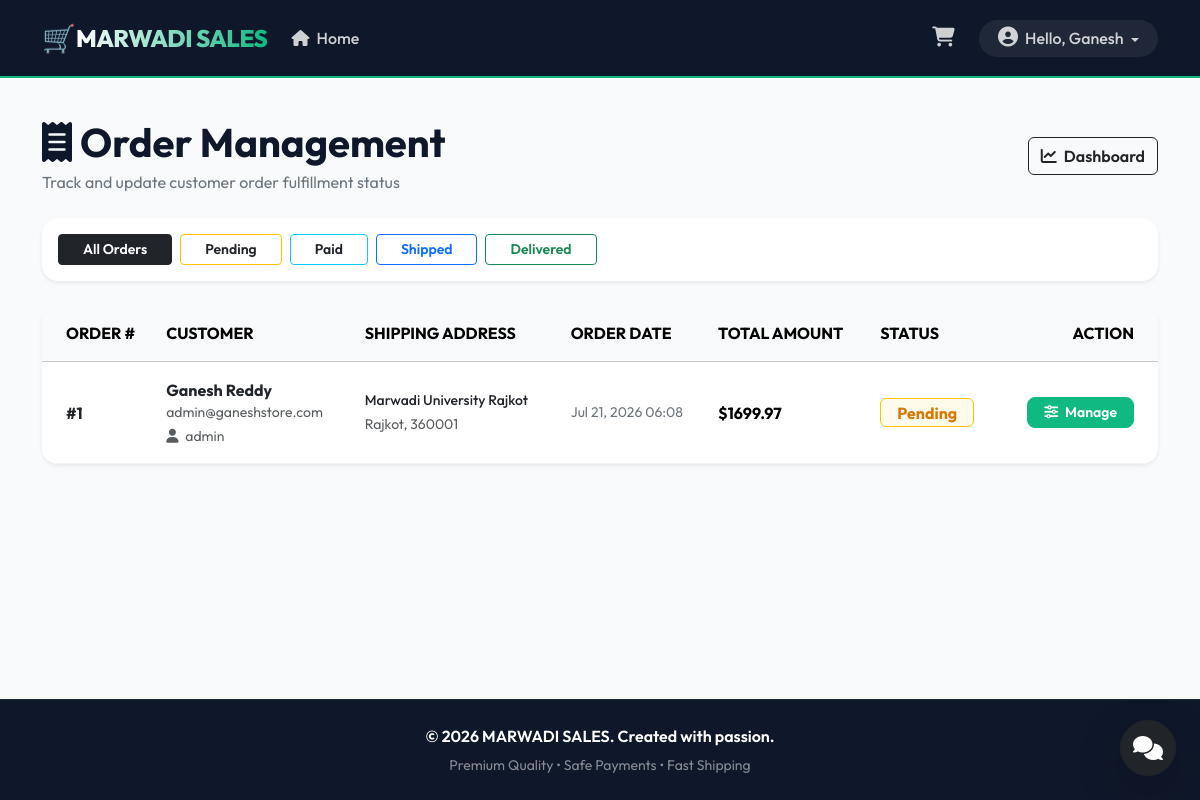
The app's page /staff/orders/ (signed in), older data.
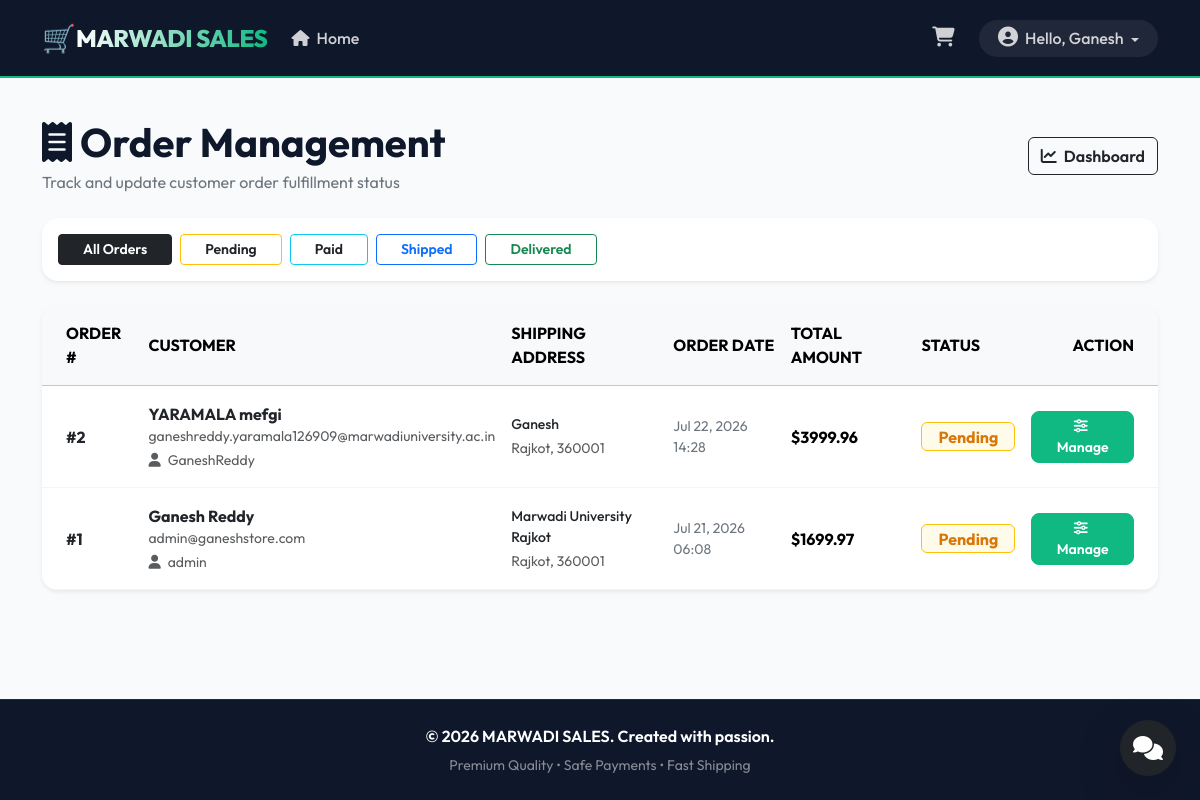
The same page, newer data.
### orders/models.py (models this page shows, shortened)
class Order(models.Model):
    STATUS_CHOICES = (
        ('Pending', 'Pending'),
        ('Paid', 'Paid'),
        ('Shipped', 'Shipped'),
        ('Delivered', 'Delivered'),
        ('Cancelled', 'Cancelled'),
    )
    user = models.ForeignKey(User, on_delete=models.CASCADE, related_name='orders', null=True, blank=True)
    first_name = models.CharField(max_length=50)
    last_name = models.CharField(max_length=50)
    email = models.EmailField()
    address = models.CharField(max_length=250)
    postal_code = models.CharField(max_length=20)
    city = models.CharField(max_length=100)
    created_at = models.DateTimeField(auto_now_add=True)
    updated_at = models.DateTimeField(auto_now=True)
    status = models.CharField(max_length=20, choices=STATUS_CHOICES, default='Pending')
    total_price = models.DecimalField(max_digits=10, decimal_places=2, default=0.00)

### staff/views.py (the view)
# urls.py: path('orders/', views.staff_order_list, name='order_list'),
@user_passes_test(is_staff_check, login_url='accounts:login')
def staff_order_list(request):
    orders = Order.objects.all().order_by('-created_at')
    status_filter = request.GET.get('status')
    if status_filter in ['Pending', 'Paid', 'Shipped', 'Delivered']:
        orders = orders.filter(status=status_filter)
    return render(request, 'staff/order_list.html', {
        'orders': orders,
        'status_filter': status_filter,
    })

### cart/context_processors.py (called while the page is built)
def cart_total_items(request):
    if request.user.is_authenticated:
        try:
            cart = Cart.objects.get(user=request.user)
            return {'cart_total_items': cart.get_total_items()}
        except Cart.DoesNotExist:
            return {'cart_total_items': 0}
    else:
        session_cart = request.session.get('session_cart', {})
        total = sum(session_cart.values())
        return {'cart_total_items': total}

### staff/views.py (called while the page is built)
def is_staff_check(user):
    return user.is_authenticated and (user.is_staff or user.is_superuser)

### staff/templates/staff/order_list.html (shortened to what this page needs)
{% extends 'base.html' %}
{% load static %}
{% block content %}
<div class="d-flex flex-column flex-md-row justify-content-between align-items-md-center mb-4">
    <div>
        <h1 class="fw-bold mb-1"><i class="fa-solid fa-receipt text-emerald me-2"></i>Order Management</h1>
        <p class="text-secondary mb-0">Track and update customer order fulfillment status</p>
    </div>
    <div class="mt-3 mt-md-0 d-flex gap-2">
        <a href="{% url 'staff:dashboard' %}" class="btn btn-outline-dark fw-semibold">
            <i class="fa-solid fa-chart-line me-1"></i> Dashboard
        </a>
    </div>
</div>
<div class="card border-0 shadow-sm rounded-4 mb-4 bg-white p-3">
    <div class="d-flex flex-wrap gap-2">
        <a href="{% url 'staff:order_list' %}" class="btn {% if not status_filter %}btn-dark{% else %}btn-outline-dark{% endif %} btn-sm px-4 fw-semibold">All Orders</a>
        <a href="{% url 'staff:order_list' %}?status=Pending" class="btn {% if status_filter == 'Pending' %}btn-warning text-dark{% else %}btn-outline-warning text-dark{% endif %} btn-sm px-4 fw-semibold">Pending</a>
        <a href="{% url 'staff:order_list' %}?status=Paid" class="btn {% if status_filter == 'Paid' %}btn-info text-dark{% else %}btn-outline-info text-dark{% endif %} btn-sm px-4 fw-semibold">Paid</a>
        <a href="{% url 'staff:order_list' %}?status=Shipped" class="btn {% if status_filter == 'Shipped' %}btn-primary{% else %}btn-outline-primary{% endif %} btn-sm px-4 fw-semibold">Shipped</a>
        <a href="{% url 'staff:order_list' %}?status=Delivered" class="btn {% if status_filter == 'Delivered' %}btn-success{% else %}btn-outline-success{% endif %} btn-sm px-4 fw-semibold">Delivered</a>
    </div>
</div>
<div class="card border-0 shadow-sm rounded-4 overflow-hidden bg-white">
    <div class="table-responsive">
        <table class="table table-align-middle mb-0">
            <thead class="table-light text-uppercase font-size-sm">
                <tr>
                    <th class="ps-4 py-3">Order #</th>
                    <th class="py-3">Customer</th>
                    <th class="py-3">Shipping Address</th>
                    <th class="py-3">Order Date</th>
                    <th class="py-3">Total Amount</th>
                    <th class="py-3">Status</th>
                    <th class="pe-4 py-3 text-end">Action</th>
                </tr>
            </thead>
            <tbody>
                {% for order in orders %}
                    <tr>
                        <td class="ps-4 py-3 fw-bold text-dark">#{{ order.id }}</td>
                        <td class="py-3">
                            <div class="fw-bold text-dark">{{ order.first_name }} {{ order.last_name }}</div>
                            <small class="text-muted d-block">{{ order.email }}</small>
                            <small class="text-muted"><i class="fa-solid fa-user me-1"></i> {{ order.user.username }}</small>
                        </td>
                        <td class="py-3">
                            <small class="d-block text-dark fw-medium">{{ order.address }}</small>
                            <small class="text-muted">{{ order.city }}, {{ order.postal_code }}</small>
                        </td>
                        <td class="py-3 text-secondary small">
                            {{ order.created_at|date:"M d, Y H:i" }}
                        </td>
                        <td class="py-3 fw-bold text-emerald">
                            ${{ order.total_price }}
                        </td>
                        <td class="py-3">
                            {% if order.status == 'Pending' %}
                                <span class="badge bg-warning-light text-warning border border-warning px-3 py-1.5 fs-6">Pending</span>
                            {% elif order.status == 'Paid' %}
                                <span class="badge bg-info-light text-info border border-info px-3 py-1.5 fs-6">Paid</span>
                            {% elif order.status == 'Shipped' %}
                                <span class="badge bg-primary-light text-primary border border-primary px-3 py-1.5 fs-6">Shipped</span>
                            {% elif order.status == 'Delivered' %}
                                <span class="badge bg-success-light text-success border border-success px-3 py-1.5 fs-6">Delivered</span>
                            {% endif %}
                        </td>
                        <td class="pe-4 py-3 text-end">
                            <a href="{% url 'staff:order_detail' order.id %}" class="btn btn-emerald btn-sm px-3 fw-semibold">
                                <i class="fa-solid fa-sliders me-1"></i> Manage
                            </a>
                        </td>
                    </tr>
                {% endfor %}
            </tbody>
        </table>
    </div>
</div>
{% endblock %}

### templates/base.html (shortened to what this page needs)
{% load static %}
<!DOCTYPE html>
<html lang="en">
<head>
    <link href="https://cdn.jsdelivr.net/npm/bootstrap@5.3.7/dist/css/bootstrap.min.css" rel="stylesheet">
    <link rel="stylesheet" href="https://cdnjs.cloudflare.com/ajax/libs/font-awesome/6.4.0/css/all.min.css">
    <link rel="stylesheet" href="{% static 'css/style.css' %}">
</head>
<body>
<nav class="navbar navbar-expand-lg sticky-top">
    <div class="container">
        <a class="navbar-brand" href="{% url 'products:home' %}">
            <span class="brand-emoji">🛒</span> <span class="brand-text">MARWADI SALES</span>
        </a>
        <div class="collapse navbar-collapse" id="navbarNav">
            <ul class="navbar-nav me-auto">
                <li class="nav-item">
                    <a class="nav-link" href="{% url 'products:home' %}"><i class="fa-solid fa-house me-1"></i> Home</a>
                </li>
            </ul>
            <ul class="navbar-nav ms-auto align-items-center">
                {% if user.is_authenticated %}
                    <li class="nav-item">
                        <a class="nav-link position-relative me-3" href="{% url 'cart:cart_detail' %}">
                            <i class="fa-solid fa-cart-shopping fs-5"></i>
                        </a>
                    </li>
                    <li class="nav-item dropdown">
                        <a class="nav-link dropdown-toggle user-dropdown" href="#" role="button" data-bs-toggle="dropdown" aria-expanded="false">
                            <i class="fa-solid fa-circle-user me-1 fs-5"></i> Hello, {{ user.username }}
                        </a>
                    </li>
                {% endif %}
            </ul>
        </div>
    </div>
</nav>
<main class="container py-4 flex-grow-1">
    {% block content %}
    {% endblock %}
</main>
<footer class="text-white text-center py-4 mt-auto">
    <div class="container">
        <p class="mb-1 fw-semibold">&copy; 2026 MARWADI SALES. Created with passion.</p>
        <small class="text-white-50">Premium Quality • Safe Payments • Fast Shipping</small>
    </div>
</footer>
<div id="rag-chatbot-container" class="position-fixed bottom-0 end-0 m-4 z-3">
    <button id="chatbot-launcher" class="btn btn-dark btn-lg rounded-circle shadow-lg d-flex align-items-center justify-content-center p-0 ms-auto" style="width: 56px; height: 56px;">
        <i class="fa-solid fa-comments fs-4"></i>
    </button>
</div>
</body>
</html>

### static/css/style.css (style rules this page uses)
:root { --primary: #10b981; --primary-hover: #059669; --primary-light: #ecfdf5; --dark: #0f172a; --dark-light: #1e293b; --light-bg: #f8fafc; --body-text: #334155; --heading-text: #0f172a; --card-shadow: 0 10px 15px -3px rgba(0, 0, 0, 0.05), 0 4px 6px -2px rgba(0, 0, 0, 0.02); --hover-shadow: 0 20px 25px -5px rgba(0, 0, 0, 0.1), 0 10px 10px -5px rgba(0, 0, 0, 0.04); }
body { font-family: 'Outfit', sans-serif; background-color: var(--light-bg); color: var(--body-text); min-height: 100vh; display: flex; flex-direction: column; }
h1, h2, h3, h4, h5, h6 { color: var(--heading-text); }
.navbar { background-color: var(--dark) !important; border-bottom: 2px solid var(--primary); padding: 0.8rem 0; }
.navbar-brand { font-size: 1.5rem; display: flex; align-items: center; }
.brand-text { font-weight: 800; letter-spacing: -0.5px; background: linear-gradient(to right, #ffffff, var(--primary)); -webkit-background-clip: text; -webkit-text-fill-color: transparent; }
.brand-emoji { font-size: 1.7rem; }
.navbar-nav .nav-link { color: rgba(255, 255, 255, 0.8) !important; font-weight: 500; padding: 0.5rem 1rem; transition: color 0.2s ease; }
.user-dropdown { background-color: rgba(255, 255, 255, 0.07); border-radius: 30px; padding: 0.4rem 1.2rem !important; }
.user-dropdown:after { vertical-align: 0.15em; }
.btn-emerald { background-color: var(--primary); border-color: var(--primary); color: white; font-weight: 600; border-radius: 8px; transition: all 0.2s ease; }
.bg-warning-light { background-color: #fffbeb !important; color: #d97706 !important; }
.card { border-radius: 16px; background-color: #ffffff; }
.table-align-middle td, .table-align-middle th { vertical-align: middle; }
.table { border-color: #f1f5f9; }
footer { background-color: var(--dark); border-top: 1px solid var(--dark-light); }

Row changes from the older to the newer data that the page shows:
added Order: id "2", first_name "YARAMALA", last_name "mefgi", email "ganeshreddy.yaramala126909@marwadiuniversity.ac.in", user.username "GaneshReddy", address "Ganesh", city "Rajkot", postal_code "360001", created_at "Jul 22, 2026 14:28", total_price "3999.96", status "Pending"
